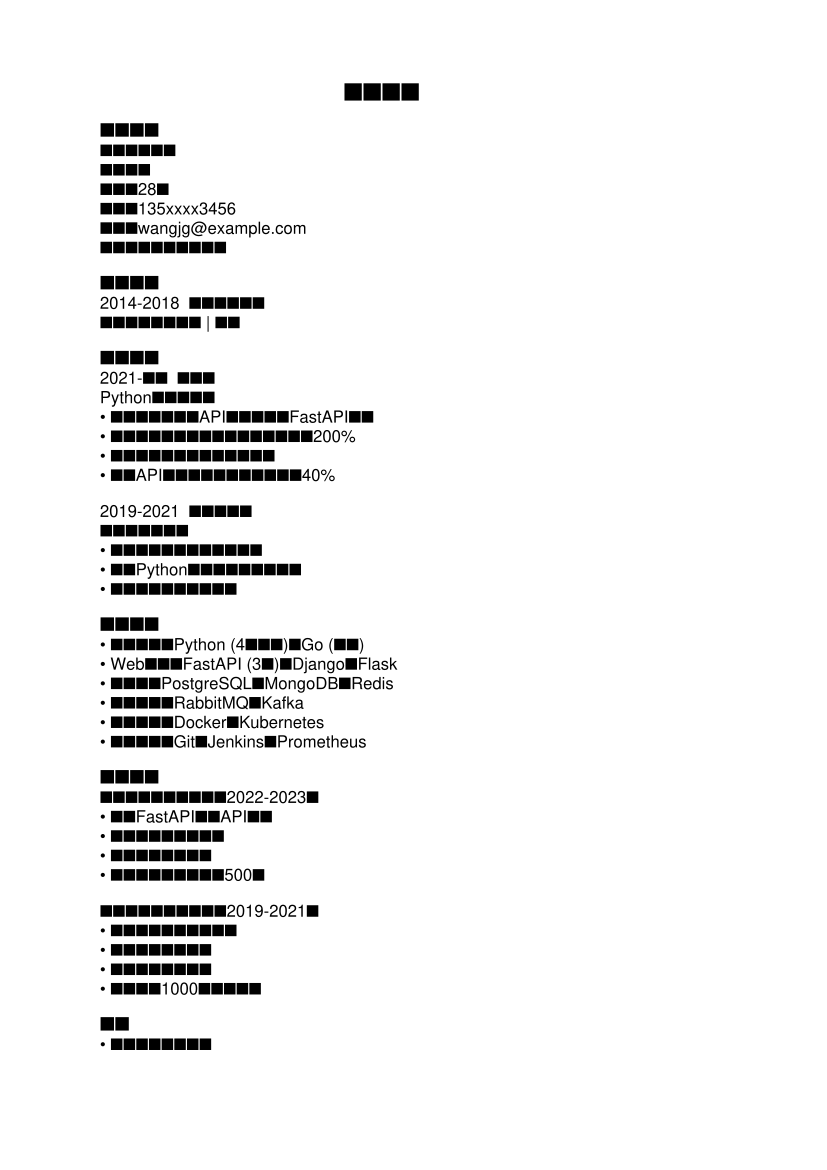

Recreate this plot in Python.
from reportlab.pdfgen import canvas
from reportlab.lib.pagesizes import A4
from reportlab.pdfbase import pdfmetrics
from reportlab.lib.units import inch
import os

def create_resume(filename, content):
    c = canvas.Canvas(filename, pagesize=A4)
    width, height = A4
    
    # 设置中文字体
    c.setFont("Helvetica", 12)
    
    # 写入内容
    y = height - inch
    for line in content.split('\n'):
        if not line.strip():
            y -= 12
            continue
        if line.startswith('个人简历'):
            c.setFont("Helvetica-Bold", 18)
            c.drawString(width/2 - 50, y, line)
            c.setFont("Helvetica", 12)
        elif any(line.startswith(section) for section in ['基本信息', '教育背景', '工作经验', '专业技能', '项目经验', '证书', '自我评价']):
            c.setFont("Helvetica-Bold", 14)
            c.drawString(inch, y, line)
            c.setFont("Helvetica", 12)
        else:
            c.drawString(inch, y, line)
        y -= 14
        if y < inch:
            c.showPage()
            y = height - inch
    
    c.save()

# Python开发工程师简历内容
content = """个人简历

基本信息
姓名：王建国
性别：男
年龄：28岁
电话：135xxxx3456
邮箱：wangjg@example.com
现居地：深圳市南山区

教育背景
2014-2018  华南理工大学
计算机科学与技术 | 本科

工作经验
2021-至今  腾讯云
Python开发工程师
• 负责云函数平台API开发，使用FastAPI框架
• 开发自动化部署系统，提升部署效率200%
• 设计实现分布式日志收集系统
• 优化API性能，平均响应时间降低40%

2019-2021  深信服科技
后端开发工程师
• 参与安全管理平台后端开发
• 使用Python开发自动化测试框架
• 实现系统监控告警功能

专业技能
• 编程语言：Python (4年经验)，Go (基础)
• Web框架：FastAPI (3年)，Django，Flask
• 数据库：PostgreSQL，MongoDB，Redis
• 消息队列：RabbitMQ，Kafka
• 容器技术：Docker，Kubernetes
• 开发工具：Git，Jenkins，Prometheus

项目经验
腾讯云函数计算平台（2022-2023）
• 使用FastAPI重构API网关
• 实现函数触发器系统
• 开发函数监控系统
• 日均处理请求量超过500万

深信服安全管理平台（2019-2021）
• 开发安全策略配置模块
• 实现设备管理系统
• 设计日志分析系统
• 服务超过1000家企业客户

证书
• 腾讯云开发者认证
• AWS认证开发工程师
• Python高级开发工程师认证

自我评价
• 4年Python开发经验，精通FastAPI框架
• 具有大型项目开发和优化经验
• 良好的问题分析和解决能力
• 持续学习新技术，保持技术更新"""

if __name__ == '__main__':
    output_dir = os.path.dirname(__file__)
    create_resume(os.path.join(output_dir, 'python_developer.pdf'), content)
